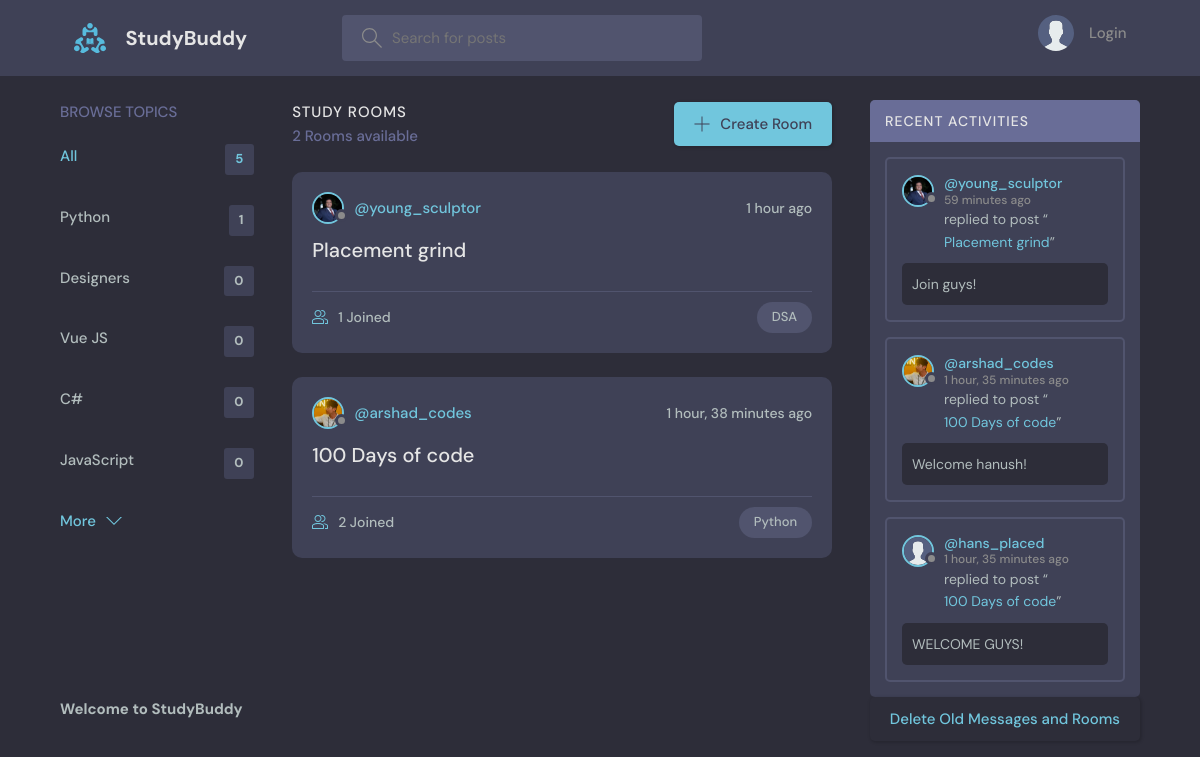
The page / on the database its author committed.
### base/models.py (models this page shows, shortened)
class Topic(models.Model):
    name = models.CharField(max_length=200)

class Room(models.Model):
    host = models.ForeignKey(User, on_delete=models.SET_NULL, null=True)
    topic = models.ForeignKey(Topic, on_delete=models.SET_NULL, null=True)
    name = models.CharField(max_length=200)
    description = models.TextField(null=True, blank=True)
    participants = models.ManyToManyField(
        User, related_name='participants', blank=True)
    updated = models.DateTimeField(auto_now=True)
    created = models.DateTimeField(auto_now_add=True)
    class Meta:
        ordering = ['-updated', '-created']
    def __str__(self):
        return self.name

class User(AbstractUser):
    name = models.CharField(max_length=200, null=True)
    email = models.EmailField(unique=True, null=True)
    bio = models.TextField(null=True)
    avatar = models.ImageField(null=True, default="avatar.svg")
    USERNAME_FIELD = 'email'
    REQUIRED_FIELDS = []

class Message(models.Model):
    user = models.ForeignKey(User, on_delete=models.CASCADE)
    room = models.ForeignKey(Room, on_delete=models.CASCADE)
    body = models.TextField()
    updated = models.DateTimeField(auto_now=True)
    created = models.DateTimeField(auto_now_add=True)
    class Meta:
        ordering = ['-updated', '-created']

### base/views.py (the view)
# urls.py: path('', views.home, name="home"),
def home(request):
    q = request.GET.get('q') if request.GET.get('q') != None else ''
    rooms = Room.objects.filter(
        Q(topic__name__icontains=q) |
        Q(name__icontains=q) |
        Q(description__icontains=q)
    )
    topics = Topic.objects.all()[0:5]
    room_count = rooms.count()
    room_messages = Message.objects.filter(
        Q(room__topic__name__icontains=q))[0:3]
    context = {'rooms': rooms, 'topics': topics,
               'room_count': room_count, 'room_messages': room_messages}
    return render(request, 'base/home.html', context)

### base/templates/base/home.html (shortened to what this page needs)
{% extends 'main.html' %}
{% block content %}
<main class="layout layout--3">
  <div class="container">
    {% include 'base/topics_component.html' %}
    <div class="roomList">
      <div class="roomList__header">
        <div>
          <h2>Study Rooms</h2>
          <p>{{room_count}} Rooms available</p>
        </div>
        <a class="btn btn--main" href="{% url 'create-room' %}">
          <svg version="1.1" xmlns="http://www.w3.org/2000/svg" width="32" height="32" viewBox="0 0 32 32">
            <title>add</title>
            <path
              d="M16.943 0.943h-1.885v14.115h-14.115v1.885h14.115v14.115h1.885v-14.115h14.115v-1.885h-14.115v-14.115z">
            </path>
          </svg>
          Create Room
        </a>
      </div>
      {% include 'base/feed_component.html' %}
    </div>
    {% include 'base/activity_component.html' %}
  </div>
  <div class="container">
    <h1>Welcome to StudyBuddy</h1>
    <a href="{% url 'delete-old-data' %}" class="btn btn--danger" onclick="return confirm('Are you sure you want to delete all messages and rooms older than one year?');">
        Delete Old Messages and Rooms
    </a>
</div>
</main>
{% endblock %}

### base/templates/base/topics_component.html
<div class="topics">
    <div class="topics__header">
        <h2>Browse Topics</h2>
    </div>
    <ul class="topics__list">
        <li>
            <a href="{% url 'home' %}" class="active">All <span>{{topics.count}}</span></a>
        </li>
        {% for topic in topics %}
        <li>
            <a href="{% url 'home' %}?q={{topic.name}}">{{topic.name}}<span>{{topic.room_set.all.count}}</span></a>
        </li>
        {% endfor %}
    </ul>
    <a class="btn btn--link" href="{% url 'topics' %}">
        More
        <svg version="1.1" xmlns="http://www.w3.org/2000/svg" width="32" height="32" viewBox="0 0 32 32">
            <title>chevron-down</title>
            <path d="M16 21l-13-13h-3l16 16 16-16h-3l-13 13z"></path>
        </svg>
    </a>
</div>

### base/templates/base/feed_component.html (shortened to what this page needs)
{% for room in rooms %}
<div class="roomListRoom">
    <div class="roomListRoom__header">
        <a href="{% url 'user-profile' room.host.id %}" class="roomListRoom__author">
            <div class="avatar avatar--small">
                <img src="{{room.host.avatar.url}}" />
            </div>
            <span>@{{room.host.username}}</span>
        </a>
        <div class="roomListRoom__actions">
            <span>{{room.created|timesince}} ago</span>
        </div>
    </div>
    <div class="roomListRoom__content">
        <a href="{% url 'room' room.id %}">{{room.name}}</a>
    </div>
    <div class="roomListRoom__meta">
        <a href="{% url 'room' room.id %}" class="roomListRoom__joined">
            {{room.participants.all.count}} Joined
        </a>
        <p class="roomListRoom__topic">{{room.topic.name}}</p>
    </div>
</div>
{% endfor %}

### base/templates/base/activity_component.html (shortened to what this page needs)
<div class="activities">
    <div class="activities__header">
        <h2>Recent Activities</h2>
    </div>
    {% for message in room_messages %}
    <div class="activities__box">
        <div class="activities__boxHeader roomListRoom__header">
            <a href="{% url 'user-profile' message.user.id %}" class="roomListRoom__author">
                <div class="avatar avatar--small">
                    <img src="{{message.user.avatar.url}}" />
                </div>
                <p>
                    @{{message.user.username}}
                    <span>{{message.created|timesince}} ago</span>
                </p>
            </a>
        </div>
        <div class="activities__boxContent">
            <p>replied to post “<a href="{% url 'room' message.room.id %}">{{message.room}}</a>”</p>
            <div class="activities__boxRoomContent">{{message.body}}</div>
        </div>
    </div>
    {% endfor %}
</div>

### rows shown on the page
Topic: name "Python", room_set.all.count "1"
Topic: name "Designers", room_set.all.count "0"
Topic: name "Vue JS", room_set.all.count "0"
Topic: name "C#", room_set.all.count "0"
Topic: name "JavaScript", room_set.all.count "0"
Room: host.avatar (picture), host.username "young_sculptor", created "1 hour", name "Placement grind", participants.all.count "1", topic.name "DSA"
Room: host.avatar (picture), host.username "arshad_codes", created "1 hour, 38 minutes", name "100 Days of code", participants.all.count "2", topic.name "Python"
Message: user.avatar (picture), user.username "young_sculptor", created "59 minutes", room "Placement grind", body "Join guys!"
Message: user.avatar (picture), user.username "arshad_codes", created "1 hour, 35 minutes", room "100 Days of code", body "Welcome hanush!"
Message: user.avatar (placeholder picture), user.username "hans_placed", created "1 hour, 35 minutes", room "100 Days of code", body "WELCOME GUYS!"

### other values the page prints
{{ topics.count }} "5"
{{ room_count }} "2"
